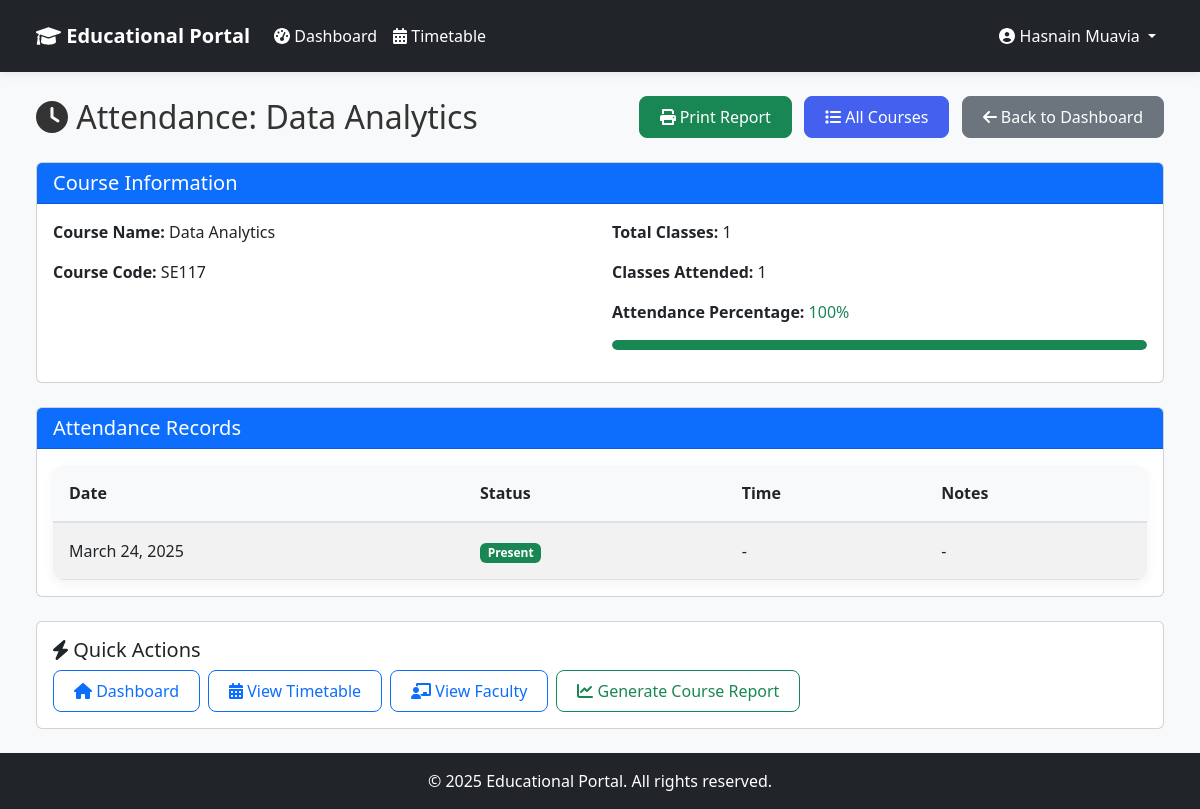
The app's page /student-dashboard/attendance/6/ (signed in), older data.
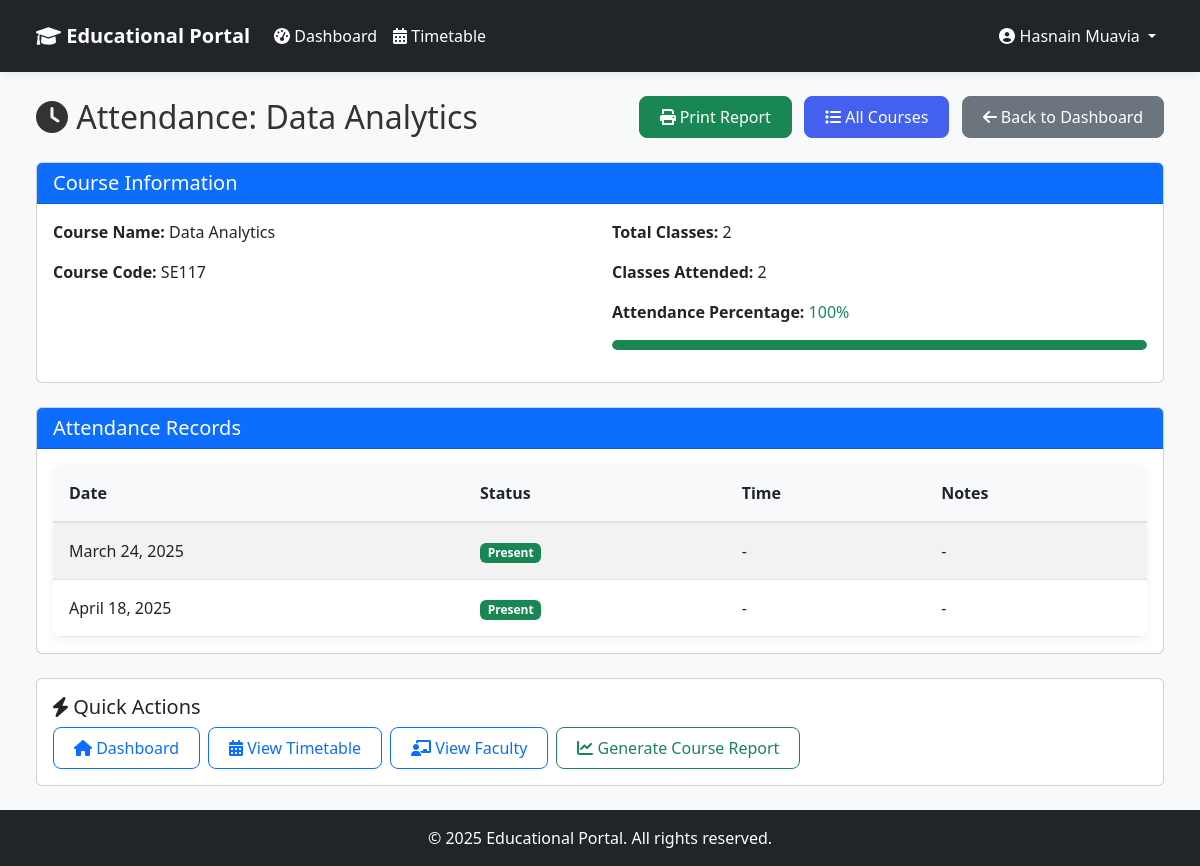
The same page, newer data.
### core/models.py (models this page shows, shortened)
class Course(models.Model):
    name = models.CharField(max_length=100)
    code = models.CharField(max_length=20, unique=True)
    description = models.TextField(blank=True, null=True)

class Attendance(models.Model):
    student = models.ForeignKey(Student, on_delete=models.CASCADE, related_name='attendances')
    course = models.ForeignKey(Course, on_delete=models.CASCADE, related_name='attendances')
    date = models.DateField()
    is_present = models.BooleanField(default=False)
    marked_by = models.ForeignKey(User, on_delete=models.SET_NULL, null=True, related_name='marked_attendances')
    class Meta:
        unique_together = ('student', 'course', 'date')

### student_dashboard/views.py (the view, shortened to what this page needs)
# urls.py: path('attendance/<int:course_id>/', views.view_attendance, name='admin_view_attendance'),
@login_required
@user_passes_test(is_student)
def view_attendance(request, course_id=None):
    student = get_object_or_404(Student, user=request.user)
    if course_id:
        course = get_object_or_404(Course, id=course_id, students=student)
        attendance = Attendance.objects.filter(student=student, course=course)
        total_classes = attendance.count()
        present_classes = attendance.filter(is_present=True).count()
        course.attendance_percentage = round((present_classes / total_classes * 100) if total_classes > 0 else 0)
        course.present_classes = present_classes
        course.total_classes = total_classes
        context = {
            'course': course,
            'attendance': attendance,
        }
        return render(request, 'student_dashboard/course_attendance.html', context)

### core/models.py (called while the page is built)
    def is_faculty(self):
        return self.role == Role.FACULTY

    def is_student(self):
        return self.role == Role.STUDENT

### student_dashboard/views.py (called while the page is built)
def is_student(user):
    return user.is_authenticated and user.is_student()

### templates/student_dashboard/course_attendance.html (shortened to what the changed rows need)
{% extends 'base.html' %}
{% block content %}
<div class="container-fluid">
    <div class="d-flex justify-content-between align-items-center mb-4">
        <h2 class="mb-0">
            <i class="fas fa-clock"></i>
            Attendance: {{ course.name }}
        </h2>
        <div>
            <button onclick="window.print()" class="btn btn-success me-2">
            </button>
            <a href="{% url 'student_view_attendance' %}" class="btn btn-primary me-2">
            </a>
            <a href="{% url 'student_dashboard' %}" class="btn btn-secondary">
            </a>
        </div>
    </div>
    <div class="card mb-4">
        <div class="card-body">
            <div class="row">
                <div class="col-md-6">
                    <p><strong>Course Name:</strong> {{ course.name }}</p>
                    <p><strong>Course Code:</strong> {{ course.code }}</p>
                </div>
                <div class="col-md-6">
                    <p><strong>Total Classes:</strong> {{ attendance|length }}</p>
                    <p><strong>Classes Attended:</strong> {{ course.present_classes }}</p>
                    {% if attendance|length > 0 %}
                    <p>
                        <strong>Attendance Percentage:</strong>
                        <span class="
                            {% if course.attendance_percentage >= 75 %}
                            text-success
                            {% elif course.attendance_percentage >= 60 %}
                            text-warning
                            {% else %}
                            text-danger
                            {% endif %}
                        ">
                            {{ course.attendance_percentage }}%
                        </span>
                    </p>
                    <div class="progress mb-3" style="height: 10px;">
                        <div class="progress-bar
                            {% if course.attendance_percentage >= 75 %}
                            bg-success
                            {% elif course.attendance_percentage >= 60 %}
                            bg-warning
                            {% else %}
                            bg-danger
                            {% endif %}"
                             role="progressbar"
                             style="width: {{ course.attendance_percentage }}%"
                             aria-valuenow="{{ course.attendance_percentage }}"
                             aria-valuemin="0"
                             aria-valuemax="100">
                        </div>
                    </div>
                    {% endif %}
                </div>
            </div>
        </div>
    </div>
    <div class="card">
        <div class="card-body">
            <div class="table-responsive">
                <table class="table table-striped table-hover">
                    <thead>
                        <tr>
                            <th>Date</th>
                            <th>Status</th>
                            <th>Time</th>
                            <th>Notes</th>
                        </tr>
                    </thead>
                    <tbody>
                        {% for record in attendance %}
                        <tr>
                            <td>{{ record.date }}</td>
                            <td>
                                {% if record.is_present %}
                                <span class="badge bg-success">Present</span>
                                {% else %}
                                <span class="badge bg-danger">Absent</span>
                                {% endif %}
                            </td>
                            <td>{{ record.time|default:"-" }}</td>
                            <td>{{ record.notes|default:"-" }}</td>
                        </tr>
                        {% empty %}
                        <tr>
                            <td colspan="4" class="text-center">No attendance records found for this course.</td>
                        </tr>
                        {% endfor %}
                    </tbody>
                </table>
            </div>
        </div>
    </div>
</div>
{% endblock %}
{% block extra_css %}
<link rel="stylesheet" href="https://cdnjs.cloudflare.com/ajax/libs/font-awesome/6.0.0/css/all.min.css">
{% endblock %}

Row changes from the older to the newer data that the page shows:
computed for Course "Data Analytics": present_classes "1" → "2"
added Attendance: date "April 18, 2025", is_present "Present", time "-", notes "-"
Text that changed along with them:
{{ attendance|length }}: "1" → "2"
